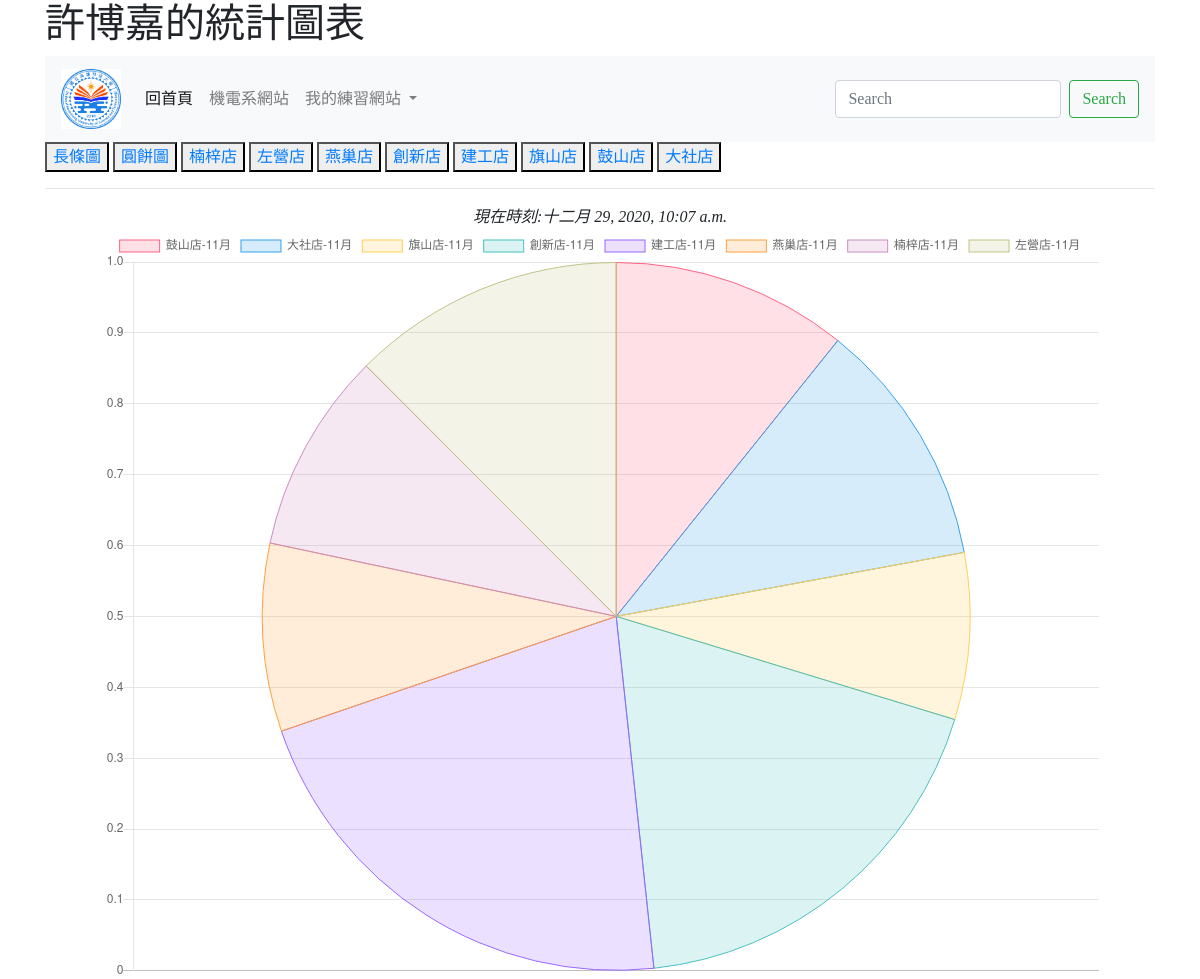
Screenshot of /mychart2/ with the database file from the repository.
### mysite/models.py (models this page shows)
class Branch(models.Model):
    title = models.CharField(max_length=200)
    name = models.CharField(max_length=200)
    def __str__(self):
        return self.title

### mysite/views.py (the view)
# urls.py: path('mychart2/',mychart2),
def mychart2(request,bid=0):
    branchs = Branch.objects.all()
    pagelist = ['mychart.html','mychart2.html']
    now = datetime.now()
    if bid == 0:
        data = StoreIncome.objects.filter(income_month='11月')
    else:
        data = StoreIncome.objects.filter(branch=bid)
    return render(request, 'mychart2.html',locals())

### templates/mychart2.html (shortened to what this page needs)
{% extends 'base.html' %}
{% block titlemessage %}
    <h1> 許博嘉的統計圖表 </h1>
{% endblock %}
{% block content %}
<button><a href='/mychart/'>長條圖</a></button>
<button><a href='/mychart2/'>圓餅圖</a></button>
{% for branch in branchs %}
    <button>
        <a href='/mychart/{{branch.id}}/'>{{branch.title}}</a>
    </button>
{% endfor %}
<center>
<table width=1000>
    <tr><td>
<canvas id="myChart" width="400" height="300"></canvas>
</td></tr>
</center>
<script>
var ctx = document.getElementById('myChart').getContext('2d');
var myChart = new Chart(ctx, {
    type: 'pie',
    data: {
        labels: [ {% for item in data %} '{{ item.branch}}-{{ item.income_month}}', {% endfor %} ],
        datasets: [{
            label: '各分店營收',
            data: [ {% for item in data %} '{{ item.income}}', {% endfor %} ],
            backgroundColor: [
                'rgba(255, 99, 132, 0.2)',
                'rgba(54, 162, 235, 0.2)',
                'rgba(255, 206, 86, 0.2)',
                'rgba(75, 192, 192, 0.2)',
                'rgba(153, 102, 255, 0.2)',
                'rgba(255, 159, 64, 0.2)',
                'rgba(202, 142, 194, 0.2)',
                'rgba(194, 194, 135, 0.2)'
            ],
            borderColor: [
                'rgba(255, 99, 132, 1)',
                'rgba(54, 162, 235, 1)',
                'rgba(255, 206, 86, 1)',
                'rgba(75, 192, 192, 1)',
                'rgba(153, 102, 255, 1)',
                'rgba(255, 159, 64, 1)',
                'rgba(202, 142, 194, 1)',
                'rgba(194, 194, 135, 1)'
            ],
            borderWidth: 1
        }]
    },
    options: {
        scales: {
            yAxes: [{
                ticks: {
                    beginAtZero: true
                }
            }]
        }
    }
});
</script>
{% endblock %}

### templates/base.html (style rules this page uses)
body { font-family: 微軟正黑體;標楷體; }

### rows the page displays
Branch: title "楠梓店"
Branch: title "左營店"
Branch: title "燕巢店"
Branch: title "創新店"
Branch: title "建工店"
Branch: title "旗山店"
Branch: title "鼓山店"
Branch: title "大社店"

### other values shown
chart data {{ item.branch }} 鼓山店, 大社店, 旗山店, 創新店, 建工店, 燕巢店, 楠梓店, 左營店
chart data {{ item.income_month }} 11月, 11月, 11月, 11月, 11月, 11月, 11月, 11月
chart data {{ item.income }} 176400, 185600, 124500, 304500, 351200, 140560, 150450, 204500
